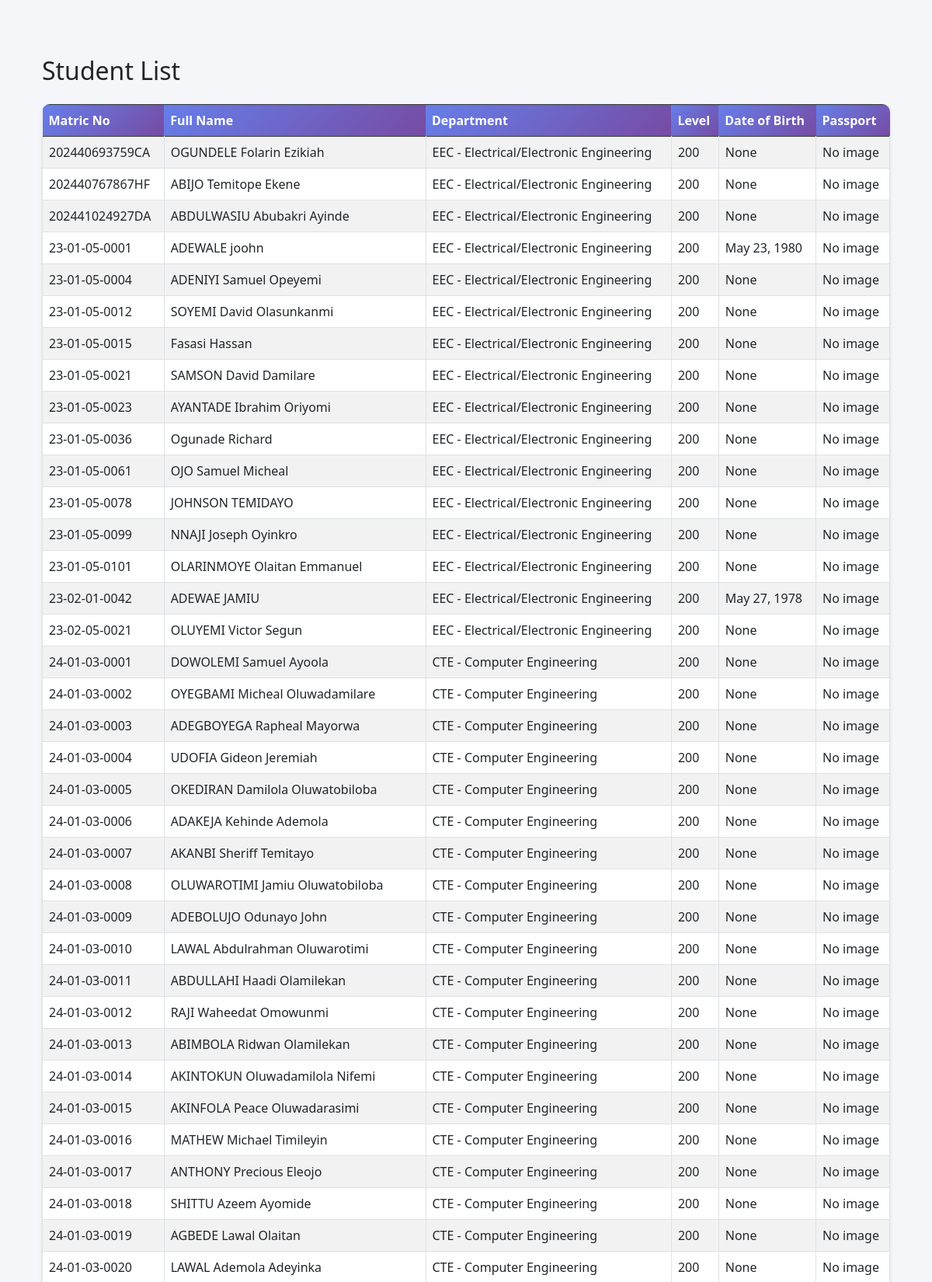
The app's page /accounts/students/ (upper part) with its own data.
### students/models.py (models this page shows, shortened)
class Student(models.Model):
    GENDER_CHOICES = [
        ("M", "Male"),
        ("F", "Female"),
        ("O", "Other"),
    ]
    user = models.OneToOneField(User, on_delete=models.CASCADE, primary_key=True, related_name="student_profile")
    matric_no = models.CharField(max_length=20, unique=True, null=True, blank=True, default='')
    level = models.CharField(max_length=10, null=True, blank=True)
    department = models.ForeignKey(Department, on_delete=models.CASCADE, null=True, blank=True)
    gender = models.CharField(max_length=1, choices=GENDER_CHOICES, blank=True, null=True)
    date_of_birth = models.DateField(blank=True, null=True)
    address = models.TextField(blank=True, null=True)
    phone_number = models.CharField(max_length=15, blank=True, null=True)
    passport_photo = models.ImageField(upload_to="student_passports/", blank=True, null=True)
    created_at = models.DateTimeField(auto_now_add=True)
    updated_at = models.DateTimeField(auto_now=True)
    class Meta:
        ordering = ["matric_no"]

### accounts/models.py (models this page shows, shortened)
class User(AbstractUser):
    ROLE_CHOICES = [
        ('admin', 'Admin'),
        ('hod', 'Head of Department'),
        ('lecturer', 'Lecturer'),
        ('student', 'Student'),
    ]
    role = models.CharField(max_length=20, choices=ROLE_CHOICES, default='student')
    phone_number = models.CharField(
        max_length=15,
        validators=[RegexValidator(regex=r'^\+?1?\d{9,15}$', message="Phone number must be entered in the format: '+999999999'. Up to 15 digits allowed.")],
        blank=True,
        null=True
    )
    date_of_birth = models.DateField(blank=True, null=True)
    address = models.TextField(blank=True, null=True)
    profile_picture = models.ImageField(upload_to='profile_pics/', blank=True, null=True)
    is_active = models.BooleanField(default=True)
    created_at = models.DateTimeField(auto_now_add=True)
    updated_at = models.DateTimeField(auto_now=True)
    staff_id = models.CharField(max_length=20, blank=True, null=True)
    department = models.ForeignKey(
        'courses.Department',
        on_delete=models.SET_NULL,
        blank=True,
        null=True,
        related_name='users'
    )
    class Meta:
        db_table = 'auth_user'
        verbose_name = 'User'
        verbose_name_plural = 'Users'
    def get_full_name(self):
        return f"{self.first_name} {self.last_name}".strip() or self.username

### courses/models.py (models this page shows)
class Department(models.Model):
    name = models.CharField(max_length=100, unique=True)
    code = models.CharField(max_length=10, unique=True)
    description = models.TextField(blank=True, null=True)
    created_at = models.DateTimeField(auto_now_add=True)
    updated_at = models.DateTimeField(auto_now=True)
    class Meta:
        ordering = ["name"]
        verbose_name = "Department"
        verbose_name_plural = "Departments"
    def __str__(self):
        return f"{self.code} - {self.name}"

### accounts/views.py (the view)
# urls.py: path('students/', views.student_list, name='student_list'),
def student_list(request):
    students = Student.objects.select_related('user', 'department').filter(user__role='student')
    for student in students:
        if student.date_of_birth:
            today = date.today()
            student.age = today.year - student.date_of_birth.year - (
                (today.month, today.day) < (student.date_of_birth.month, student.date_of_birth.day)
            )
        else:
            student.age = None
    return render(request, 'accounts/student_list.html', {'students': students})

### templates/accounts/student_list.html
{% extends 'base/base.html' %}
{% block content %}
<div class="container mt-4">
    <h2 class="mb-4">Student List</h2>
    {% if students %}
        <table class="table table-bordered table-striped">
            <thead class="table-dark">
                <tr>
                    <th>Matric No</th>
                    <th>Full Name</th>
                    <th>Department</th>
                    <th>Level</th>
                    <th>Date of Birth</th>
                    <th>Passport</th>
                </tr>
            </thead>
            <tbody>
                {% for student in students %}
                <tr>
                    <td>{{ student.matric_no }}</td>
                    <td>{{ student.user.get_full_name  }}</td>
                    <td>{{ student.department }}</td>
                    <td>{{ student.level }}</td>
                    <td>{{ student.date_of_birth }}</td>
                    <td>
                        {% if student.passport %}
                            <img src="{{ student.passport.url }}" alt="Passport" width="50" height="50">
                        {% else %}
                            No image
                        {% endif %}
                    </td>
                </tr>
                {% endfor %}
            </tbody>
        </table>
    {% else %}
        <p>No students found.</p>
    {% endif %}
</div>
{% endblock %}

### static/css/style.css (style rules this page uses)
:root { --primary-color: #667eea; --secondary-color: #764ba2; --success-color: #28a745; --danger-color: #dc3545; --warning-color: #ffc107; --info-color: #17a2b8; --light-color: #f8f9fa; --dark-color: #343a40; }
body { font-family: 'Segoe UI', Tahoma, Geneva, Verdana, sans-serif; background-color: #f5f6fa; }
.table { border-radius: 10px; overflow: hidden; box-shadow: 0 2px 4px rgba(0, 0, 0, 0.1); }
.table thead th { background: linear-gradient(135deg, var(--primary-color) 0%, var(--secondary-color) 100%); color: white; border: none; font-weight: 600; }

### records on screen
Student: matric_no "202440693759CA", user.get_full_name "OGUNDELE Folarin Ezikiah", department "EEC - Electrical/Electronic Engineering", level "200", date_of_birth "None"
Student: matric_no "202440767867HF", user.get_full_name "ABIJO Temitope Ekene", department "EEC - Electrical/Electronic Engineering", level "200", date_of_birth "None"
Student: matric_no "202441024927DA", user.get_full_name "ABDULWASIU Abubakri Ayinde", department "EEC - Electrical/Electronic Engineering", level "200", date_of_birth "None"
Student: matric_no "23-01-05-0001", user.get_full_name "ADEWALE joohn", department "EEC - Electrical/Electronic Engineering", level "200", date_of_birth "May 23, 1980"
Student: matric_no "23-01-05-0004", user.get_full_name "ADENIYI Samuel Opeyemi", department "EEC - Electrical/Electronic Engineering", level "200", date_of_birth "None"
Student: matric_no "23-01-05-0012", user.get_full_name "SOYEMI David Olasunkanmi", department "EEC - Electrical/Electronic Engineering", level "200", date_of_birth "None"
Student: matric_no "23-01-05-0015", user.get_full_name "Fasasi Hassan", department "EEC - Electrical/Electronic Engineering", level "200", date_of_birth "None"
Student: matric_no "23-01-05-0021", user.get_full_name "SAMSON David Damilare", department "EEC - Electrical/Electronic Engineering", level "200", date_of_birth "None"
Student: matric_no "23-01-05-0023", user.get_full_name "AYANTADE Ibrahim Oriyomi", department "EEC - Electrical/Electronic Engineering", level "200", date_of_birth "None"
Student: matric_no "23-01-05-0036", user.get_full_name "Ogunade Richard", department "EEC - Electrical/Electronic Engineering", level "200", date_of_birth "None"
Student: matric_no "23-01-05-0061", user.get_full_name "OJO Samuel Micheal", department "EEC - Electrical/Electronic Engineering", level "200", date_of_birth "None"
Student: matric_no "23-01-05-0078", user.get_full_name "JOHNSON TEMIDAYO", department "EEC - Electrical/Electronic Engineering", level "200", date_of_birth "None"
Student: matric_no "23-01-05-0099", user.get_full_name "NNAJI Joseph Oyinkro", department "EEC - Electrical/Electronic Engineering", level "200", date_of_birth "None"
Student: matric_no "23-01-05-0101", user.get_full_name "OLARINMOYE Olaitan Emmanuel", department "EEC - Electrical/Electronic Engineering", level "200", date_of_birth "None"
Student: matric_no "23-02-01-0042", user.get_full_name "ADEWAE JAMIU", department "EEC - Electrical/Electronic Engineering", level "200", date_of_birth "May 27, 1978"
Student: matric_no "23-02-05-0021", user.get_full_name "OLUYEMI Victor Segun", department "EEC - Electrical/Electronic Engineering", level "200", date_of_birth "None"
Student: matric_no "24-01-03-0001", user.get_full_name "DOWOLEMI Samuel Ayoola", department "CTE - Computer Engineering", level "200", date_of_birth "None"
Student: matric_no "24-01-03-0002", user.get_full_name "OYEGBAMI Micheal Oluwadamilare", department "CTE - Computer Engineering", level "200", date_of_birth "None"
Student: matric_no "24-01-03-0003", user.get_full_name "ADEGBOYEGA Rapheal Mayorwa", department "CTE - Computer Engineering", level "200", date_of_birth "None"
Student: matric_no "24-01-03-0004", user.get_full_name "UDOFIA Gideon Jeremiah", department "CTE - Computer Engineering", level "200", date_of_birth "None"
Student: matric_no "24-01-03-0005", user.get_full_name "OKEDIRAN Damilola Oluwatobiloba", department "CTE - Computer Engineering", level "200", date_of_birth "None"
Student: matric_no "24-01-03-0006", user.get_full_name "ADAKEJA Kehinde Ademola", department "CTE - Computer Engineering", level "200", date_of_birth "None"
Student: matric_no "24-01-03-0007", user.get_full_name "AKANBI Sheriff Temitayo", department "CTE - Computer Engineering", level "200", date_of_birth "None"
Student: matric_no "24-01-03-0008", user.get_full_name "OLUWAROTIMI Jamiu Oluwatobiloba", department "CTE - Computer Engineering", level "200", date_of_birth "None"
Student: matric_no "24-01-03-0009", user.get_full_name "ADEBOLUJO Odunayo John", department "CTE - Computer Engineering", level "200", date_of_birth "None"
Student: matric_no "24-01-03-0010", user.get_full_name "LAWAL Abdulrahman Oluwarotimi", department "CTE - Computer Engineering", level "200", date_of_birth "None"
Student: matric_no "24-01-03-0011", user.get_full_name "ABDULLAHI Haadi Olamilekan", department "CTE - Computer Engineering", level "200", date_of_birth "None"
Student: matric_no "24-01-03-0012", user.get_full_name "RAJI Waheedat Omowunmi", department "CTE - Computer Engineering", level "200", date_of_birth "None"
Student: matric_no "24-01-03-0013", user.get_full_name "ABIMBOLA Ridwan Olamilekan", department "CTE - Computer Engineering", level "200", date_of_birth "None"
Student: matric_no "24-01-03-0014", user.get_full_name "AKINTOKUN Oluwadamilola Nifemi", department "CTE - Computer Engineering", level "200", date_of_birth "None"
Student: matric_no "24-01-03-0015", user.get_full_name "AKINFOLA Peace Oluwadarasimi", department "CTE - Computer Engineering", level "200", date_of_birth "None"
Student: matric_no "24-01-03-0016", user.get_full_name "MATHEW Michael Timileyin", department "CTE - Computer Engineering", level "200", date_of_birth "None"
Student: matric_no "24-01-03-0017", user.get_full_name "ANTHONY Precious Eleojo", department "CTE - Computer Engineering", level "200", date_of_birth "None"
Student: matric_no "24-01-03-0018", user.get_full_name "SHITTU Azeem Ayomide", department "CTE - Computer Engineering", level "200", date_of_birth "None"
Student: matric_no "24-01-03-0019", user.get_full_name "AGBEDE Lawal Olaitan", department "CTE - Computer Engineering", level "200", date_of_birth "None"
Student: matric_no "24-01-03-0020", user.get_full_name "LAWAL Ademola Adeyinka", department "CTE - Computer Engineering", level "200", date_of_birth "None"
